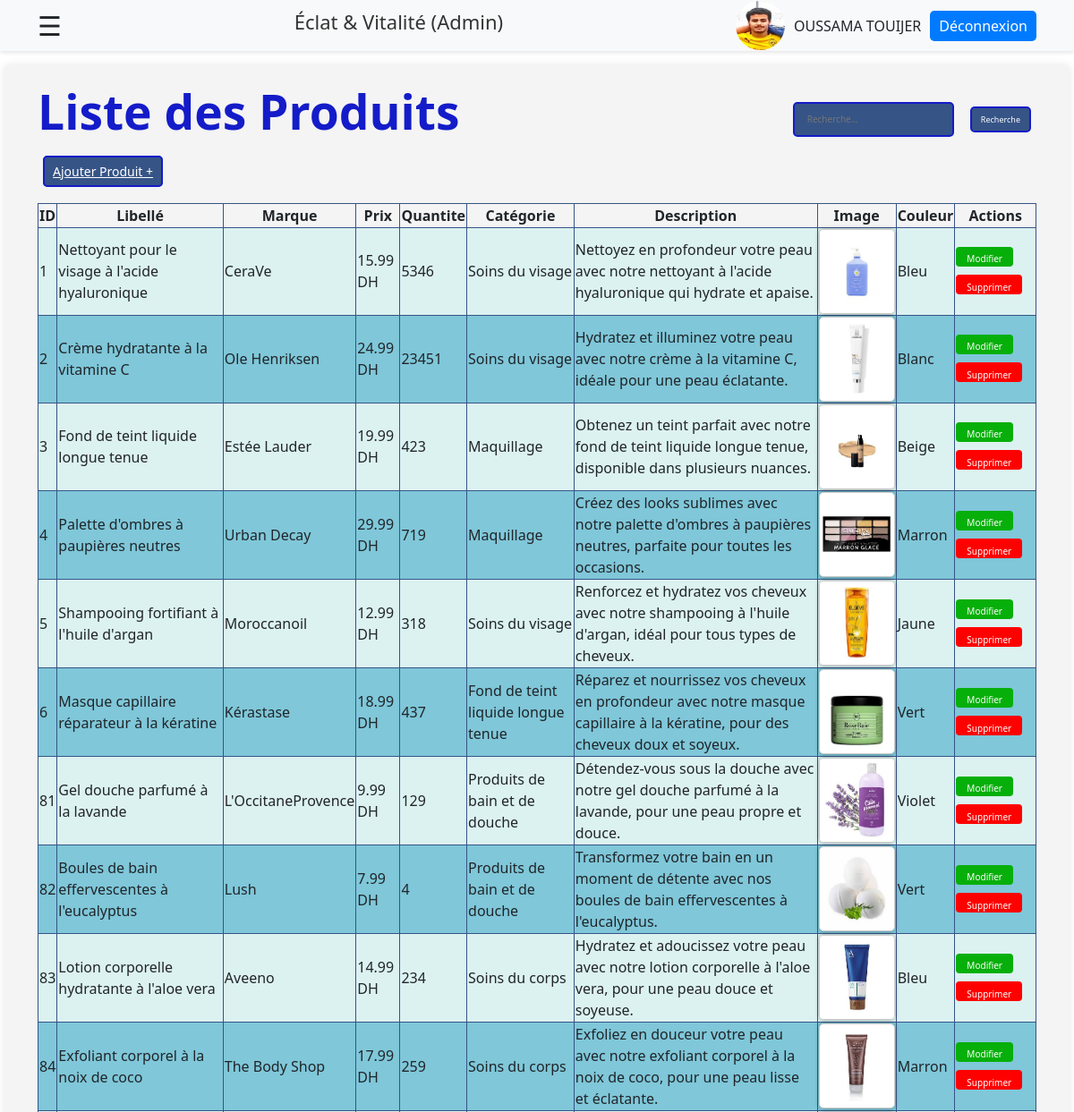
Before: /admin/produits/listeProduits.php (signed in, upper part) with the older database file.
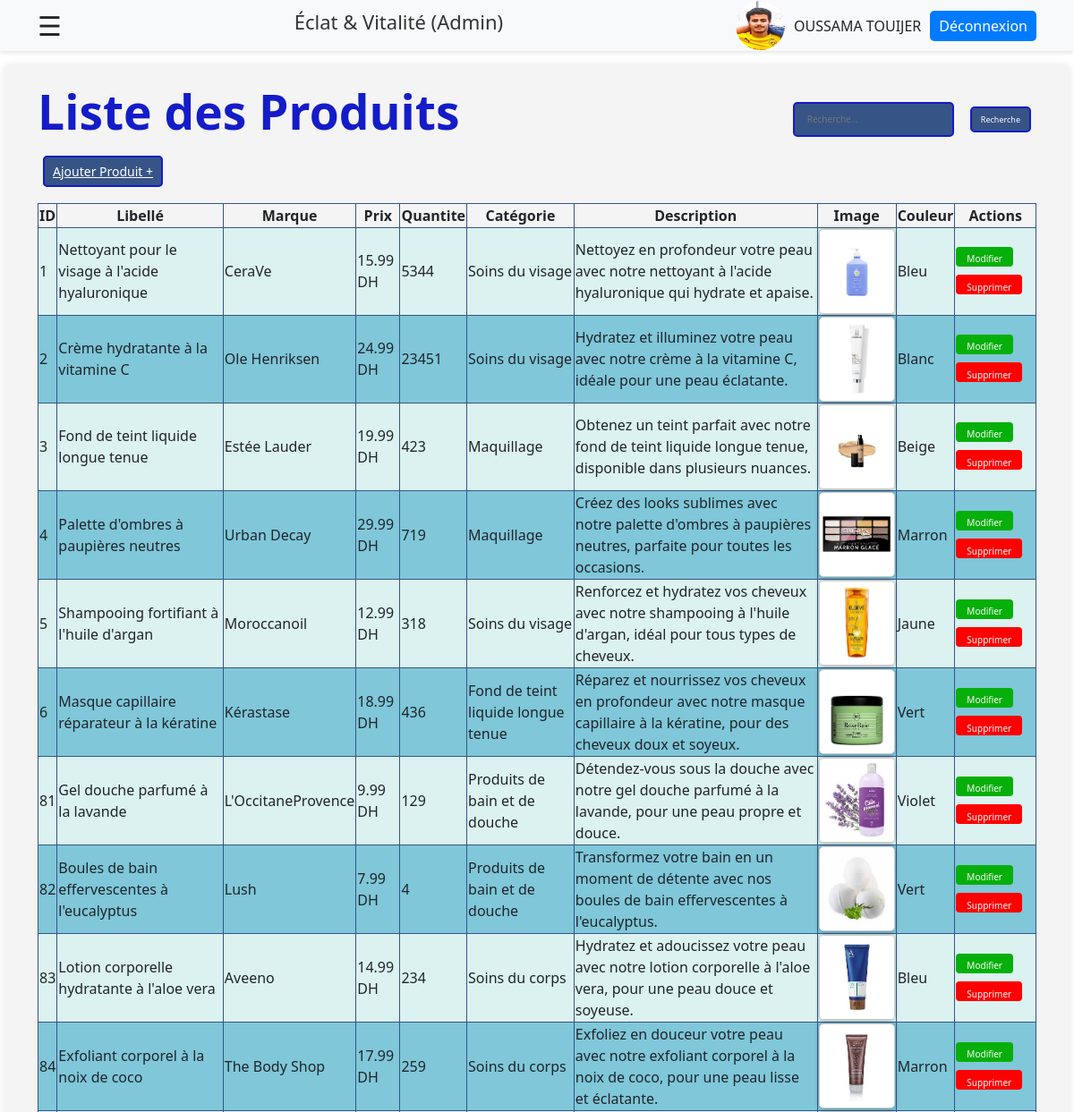
After: the same page with the newer database file.
### tables this page shows
CREATE TABLE IF NOT EXISTS `products` (
  `id` int NOT NULL AUTO_INCREMENT,
  `libelle` varchar(100) DEFAULT NULL,
  `prix` decimal(10,2) DEFAULT NULL,
  `discount` bigint DEFAULT NULL,
  `id_categorie` int DEFAULT NULL,
  `date_creation` timestamp NULL DEFAULT CURRENT_TIMESTAMP,
  `description` text,
  `image` varchar(255) DEFAULT NULL,
  `color` varchar(50) DEFAULT NULL,
  `date_modification` timestamp NULL DEFAULT CURRENT_TIMESTAMP ON UPDATE CURRENT_TIMESTAMP,
  `marque` varchar(255) DEFAULT NULL,
  PRIMARY KEY (`id`),
  KEY `fk_idCategori` (`id_categorie`)
);

CREATE TABLE IF NOT EXISTS `categories` (
  `id` int NOT NULL AUTO_INCREMENT,
  `libelle` varchar(100) DEFAULT NULL,
  `description` text,
  `date_creation` timestamp NULL DEFAULT CURRENT_TIMESTAMP,
  `date_modification` timestamp NULL DEFAULT CURRENT_TIMESTAMP ON UPDATE CURRENT_TIMESTAMP,
  PRIMARY KEY (`id`)
);

### include/functionsProductCate.php (called while the page is built, shortened)
<?php
function connectToDatabase() {
    $servername = "localhost";
    $username = "root";
    $password = "";
    $DBname = "eclat_vitalite";
    try {
        $conn = new PDO("mysql:host=$servername;dbname=$DBname", $username, $password);
        $conn->setAttribute(PDO::ATTR_ERRMODE, PDO::ERRMODE_EXCEPTION);
        return $conn;
    } catch(PDOException $e) {
        echo "Échec de la connexion : " . $e->getMessage();
        exit();
    }
}
function getCategoriById($id) {
    $conn = connectToDatabase();
    $requete = "SELECT * FROM categories WHERE id = :id";
    try {
        $stmt = $conn->prepare($requete);
        $stmt->bindValue(':id', $id, PDO::PARAM_INT);
        $stmt->execute();
        $product = $stmt->fetch();
        return $product['libelle'];
    } catch(PDOException $e) {
        echo "Erreur lors de l'exécution de la requête : " . $e->getMessage();
        $conn = null;
        exit();
    }
}
function getAllProducts() {
    $conn = connectToDatabase();
    $requete = "SELECT * FROM products";
    try {
        $resultat = $conn->query($requete);
        $products = $resultat->fetchAll();
        return $products;
    } catch(PDOException $e) {
        echo "Erreur lors de l'exécution de la requête : " . $e->getMessage();
        $conn = null;
        exit();
    }
}
?>

### admin/produits/listeProduits.php (the view, shortened to what the changed rows need)
<?php
include '../../include/functionsProductCate.php';
if(!empty($_POST['sPro'])) {
    $products = searchProducts($_POST['sPro']);
} else {
    $products = getAllProducts();
}
$page = isset($_GET['page']) ? $_GET['page'] : 1;
$categoriesPerPage = 12;
$startIndex = ($page - 1) * $categoriesPerPage;
$productsToShow = array_slice($products, $startIndex, $categoriesPerPage);
?>
<!DOCTYPE html>
<html lang="en">
<head>
    <link rel="stylesheet" href="stylesProducts.css">
    <link href="https://cdn.jsdelivr.net/npm/bootstrap@5.3.3/dist/css/bootstrap.min.css" rel="stylesheet" />
    <link href="https://getbootstrap.com/docs/5.3/assets/css/docs.css" rel="stylesheet" />
    <link rel="stylesheet" href="https://cdnjs.cloudflare.com/ajax/libs/font-awesome/6.0.0-beta3/css/all.min.css">
</head>
<body>
    <div class="main-content">
        <main >
            <div class="container">
                <?php
                if(isset($_SESSION['email'])) {
                echo "<div class='title-and-button'>";
                echo "<h2 class='title' >Liste des Produits</h1>";
                print'<form method="post" action="" >
                    <input type="text" for="b1" name="sPro" placeholder="Recherche..." class="iptR">
                    <button type="submit" id="b1" class="buR" >
                        Recherche
                    </button>
                </form>';
                echo "</div>";?>
            </div>
            <?php echo '<div class="container"><a href="ajout.php" class="btnAjout" data-bs-toggle="modal" data-bs-target="#ajoutModal"> Ajouter Produit + </a></div><br>';?>
            <div class="container">
                <?php
                if (empty($productsToShow)) {
                    echo "<p>Aucun produit trouvé.</p>";
                } else {
                    echo "<div class='alert alert-danger'>Échec de la mise à jour du produit. Veuillez réessayer !!!</div>";?>
                <?php
                echo ' <div class="siw"> <table class="tablee" style="margin-left: auto; margin-right: auto;">
                    <thead>
                <tr>
                    <th>ID</th>
                    <th>Libellé</th>
                    <th>Marque</th>
                    <th>Prix</th>
                    <th>Quantite</th>
                    <th>Catégorie</th>
                    <th>Description</th>
                    <th>Image</th>
                    <th>Couleur</th>
                    <th>Actions</th>
                </tr>
                    </thead>
                    <tbody>';
                foreach ($productsToShow as $product) {
                    echo "<tr>
                                      <td>{$product['id']}</td>
                                      <td>{$product['libelle']}</td>
                                      <td>{$product['marque']}</td>
                                      <td>{$product['prix']} DH</td>
                                      <td>{$product['discount']}</td>
                                      <td>" . getCategoriById($product['id_categorie']) . "</td>
                                      <td>{$product['description']}</td>
                                      <td><img class='image-style'src='../../images/{$product['image']}' class='card-img-top' alt='...' /></td>
                                      <td>{$product['color']}</td>
                                      <td class='action-buttons'>
                                           <a href='modifier.php?id={$product['id']}' data-bs-toggle='modal' data-bs-target='#modifierModal{$product['id']}' ><button class='edit-button'>Modifier</button></a>
                                           <a href='supprimer.php?id={$product['id']}'><button class='delete-button'>Supprimer</button></a>
                                      </td>
                         </tr>";
                        }
                    echo '</tbody>';
                    echo '</table>';?>
            </div>
        <?php
                }
                } else {
                    echo "<p>Session data not found.</p>";
                }
               ?>
        </main>
    </div>
</body>
</html>

Changed rows visible on the page:
changed products "Nettoyant pour le visage à l'acide hyaluronique": discount "5346" → "5344"
changed products "Masque capillaire réparateur à la kératine": discount "437" → "436"
